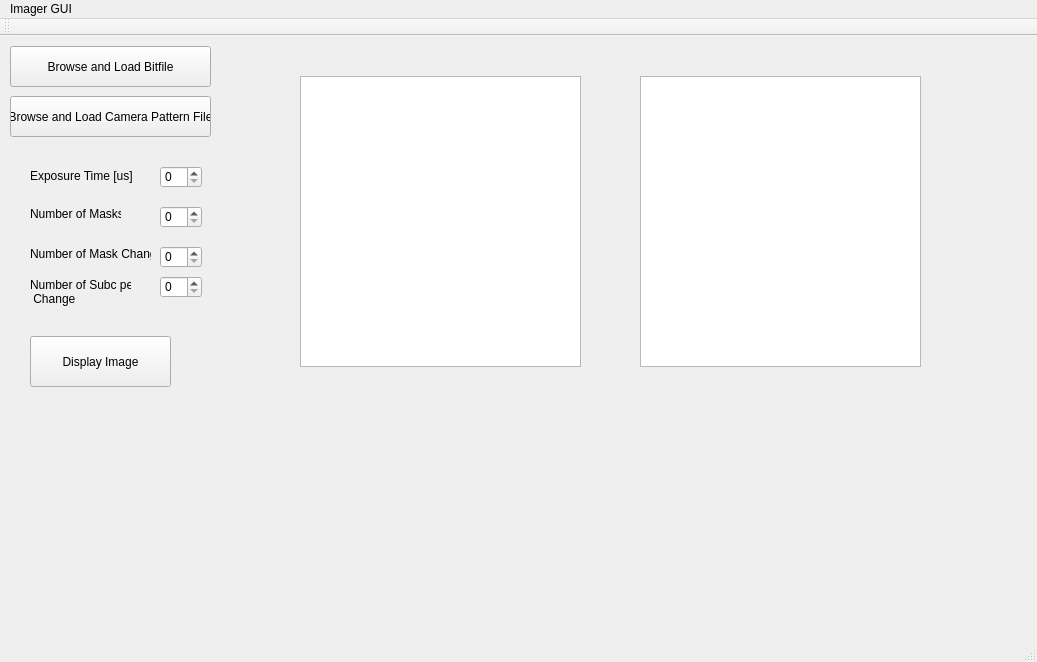
<?xml version="1.0" encoding="UTF-8"?>
<ui version="4.0">
 <class>MainWindow</class>
 <widget class="QMainWindow" name="MainWindow">
  <property name="geometry">
   <rect>
    <x>0</x>
    <y>0</y>
    <width>1037</width>
    <height>662</height>
   </rect>
  </property>
  <property name="windowTitle">
   <string>MainWindow</string>
  </property>
  <widget class="QWidget" name="centralWidget">
   <widget class="QPushButton" name="bitFileButton">
    <property name="geometry">
     <rect>
      <x>10</x>
      <y>10</y>
      <width>201</width>
      <height>41</height>
     </rect>
    </property>
    <property name="text">
     <string>Browse and Load Bitfile</string>
    </property>
   </widget>
   <widget class="QPushButton" name="patternButton">
    <property name="geometry">
     <rect>
      <x>10</x>
      <y>60</y>
      <width>201</width>
      <height>41</height>
     </rect>
    </property>
    <property name="text">
     <string>Browse and Load Camera Pattern File</string>
    </property>
   </widget>
   <widget class="QSpinBox" name="exposureBox">
    <property name="geometry">
     <rect>
      <x>160</x>
      <y>130</y>
      <width>42</width>
      <height>22</height>
     </rect>
    </property>
   </widget>
   <widget class="QSpinBox" name="maskBox">
    <property name="geometry">
     <rect>
      <x>160</x>
      <y>170</y>
      <width>42</width>
      <height>22</height>
     </rect>
    </property>
   </widget>
   <widget class="QLabel" name="exposureLabel">
    <property name="geometry">
     <rect>
      <x>30</x>
      <y>130</y>
      <width>111</width>
      <height>20</height>
     </rect>
    </property>
    <property name="text">
     <string>Exposure Time [us]</string>
    </property>
   </widget>
   <widget class="QLabel" name="maskLabel">
    <property name="geometry">
     <rect>
      <x>30</x>
      <y>170</y>
      <width>91</width>
      <height>16</height>
     </rect>
    </property>
    <property name="text">
     <string>Number of Masks</string>
    </property>
   </widget>
   <widget class="QLabel" name="maskChngLabel">
    <property name="geometry">
     <rect>
      <x>30</x>
      <y>210</y>
      <width>121</width>
      <height>16</height>
     </rect>
    </property>
    <property name="text">
     <string>Number of Mask Changes</string>
    </property>
   </widget>
   <widget class="QLabel" name="subcLabel">
    <property name="geometry">
     <rect>
      <x>30</x>
      <y>240</y>
      <width>101</width>
      <height>31</height>
     </rect>
    </property>
    <property name="text">
     <string>Number of Subc per
 Change</string>
    </property>
   </widget>
   <widget class="QSpinBox" name="maskChngBox">
    <property name="geometry">
     <rect>
      <x>160</x>
      <y>210</y>
      <width>42</width>
      <height>22</height>
     </rect>
    </property>
   </widget>
   <widget class="QSpinBox" name="subcBox">
    <property name="geometry">
     <rect>
      <x>160</x>
      <y>240</y>
      <width>42</width>
      <height>22</height>
     </rect>
    </property>
   </widget>
   <widget class="QPushButton" name="startButton">
    <property name="geometry">
     <rect>
      <x>30</x>
      <y>300</y>
      <width>141</width>
      <height>51</height>
     </rect>
    </property>
    <property name="text">
     <string>Display Image</string>
    </property>
    <property name="checkable">
     <bool>true</bool>
    </property>
    <property name="checked">
     <bool>false</bool>
    </property>
   </widget>
   <widget class="QGraphicsView" name="image1">
    <property name="geometry">
     <rect>
      <x>300</x>
      <y>40</y>
      <width>281</width>
      <height>291</height>
     </rect>
    </property>
   </widget>
   <widget class="QGraphicsView" name="image2">
    <property name="geometry">
     <rect>
      <x>640</x>
      <y>40</y>
      <width>281</width>
      <height>291</height>
     </rect>
    </property>
   </widget>
  </widget>
  <widget class="QMenuBar" name="menuBar">
   <property name="geometry">
    <rect>
     <x>0</x>
     <y>0</y>
     <width>1037</width>
     <height>21</height>
    </rect>
   </property>
   <widget class="QMenu" name="menuImager_GUI">
    <property name="title">
     <string>Imager GUI</string>
    </property>
   </widget>
   <addaction name="menuImager_GUI"/>
  </widget>
  <widget class="QToolBar" name="mainToolBar">
   <attribute name="toolBarArea">
    <enum>TopToolBarArea</enum>
   </attribute>
   <attribute name="toolBarBreak">
    <bool>false</bool>
   </attribute>
  </widget>
  <widget class="QStatusBar" name="statusBar"/>
 </widget>
 <layoutdefault spacing="6" margin="11"/>
 <resources/>
 <connections/>
</ui>
